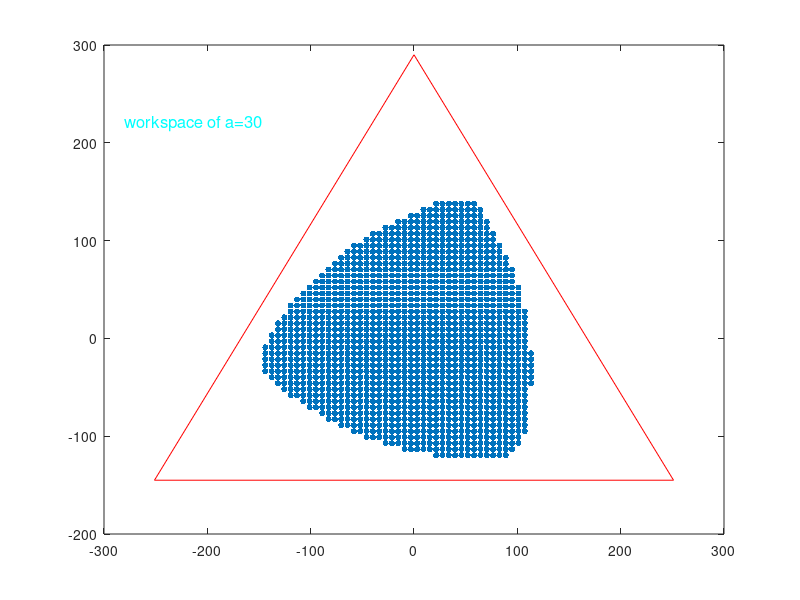

MATLAB code to generate this figure:
clear all;
clc;

R = 290;
r = 130;
RA = 170;
L = 130;
Ai = []; Pi = []; Xw = []; Yw = [];

sample = 50;
Xc = linspace(-150, 150, sample);
Yc = linspace(-150, 150, sample);
a = 30

%%
for xc = Xc
    for yc = Yc
        T1 = []; T2 = [];  %for each data set(Xc,Yc,a) reset T1,T2 as none for subsequent judgement
        for i=1:3
            A = [R*cosd(90+(i-1)*120),R*sind(90+(i-1)*120),0]';
            P = [r*cosd(90+(i-1)*120), r*sind(90+(i-1)*120),0]';
            Rot_a = [cosd(a) -sind(a) 0; sind(a) cosd(a) 0;0 0 1];
            CP = Rot_a * P;
            BC = [xc yc 0]';
            BP = BC + CP;
            BA = A;
            AP = BP - BA;
            
            e1 = -2*AP(2)*RA;
            e2 = -2*AP(1)*RA;
            e3 = AP(1)^2 + AP(2)^2 + RA^2 - L^2;
            
            t1 = (-e1+(e1^2 + e2^2 - e3^2)^(1/2))/(e3-e2);
            t2 = (-e1-(e1^2 + e2^2 - e3^2)^(1/2))/(e3-e2);
            T1 = cat(2,T1,t1);
            T2 = cat(2,T2,t2);
        end
        
        if isreal(T1) & isreal(T2)>0  % when T1 & T2 are real value, record the coordinate of C(xc,yc)
            Xw = cat(2,Xw,xc);
            Yw = cat(2,Yw,yc);
        else
            disp('no solutions');
        end
    end
end
%% big triangle 
for n=1:3
    A = [R*cosd(90+(n-1)*120),R*sind(90+(n-1)*120),0]';
    Ai = cat(2,Ai,A);
end

%% plot big triangle and point C
Ai = [Ai,Ai(:,1)];
plot(Ai(1,:),Ai(2,:),'r')
hold on
scatter(Xw,Yw,20,'filled','c')
text(-280,220,'workspace of a=30','Color','c','FontSize',12)